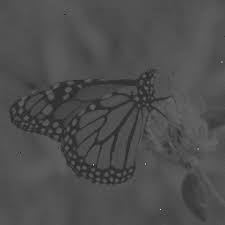
#> input picture Lab_2/Screenshots/Butterfly.jpeg, 225 x 225 px, found by its file name
$ python image_stretching_histogram.py
#> lines starting #> are read from the running program, lines starting #| are printed output that depends on the picture
# Image enhancement using contrast stretching and histograms of both original and stretched image

from PIL import Image
import numpy as np
import matplotlib.pyplot as plt

# Step 1: Load the color image
image = Image.open('Butterfly.jpeg')
#> image is the input picture: PIL image 225x225 RGB; min 34, max 216, mean 77.8
image_array = np.array(image)

# Step 2: Split the image into R, G, B channels
r, g, b = image_array[:,:,0], image_array[:,:,1], image_array[:,:,2]

# Step 3: Apply contrast stretching to each channel
def contrast_stretch(channel):
    min_val = np.min(channel)
#> min_val = 34
    max_val = np.max(channel)
#> max_val = 216
    stretched_channel = (channel - min_val) / (max_val - min_val) * 255
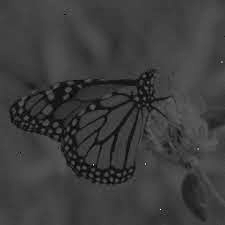
#> stretched_channel: shape (225, 225) float64; min 0, max 255, mean 61.4
    return stretched_channel.astype(np.uint8)


r_stretched = contrast_stretch(r)
g_stretched = contrast_stretch(g)
b_stretched = contrast_stretch(b)

# Print min and max values for debugging
print("Original R,G,B Channel - Min R: ", np.min(r), "Max R: ", np.max(r), "Min G: ", np.min(g), "Max G: ", np.max(g), "Min B: ", np.min(b), "Max B: ", np.max(b))
#| Original R,G,B Channel - Min R:  34 Max R:  216 Min G:  34 Max G:  216 Min B:  34 Max B:  216
print("Stretched R Channel - Min: ", np.min(r_stretched), "Max: ", np.max(r_stretched))
#| Stretched R Channel - Min:  0 Max:  255
print("Stretched G Channel - Min: ", np.min(g_stretched), "Max: ", np.max(g_stretched))
#| Stretched G Channel - Min:  0 Max:  255
print("Stretched B Channel - Min: ", np.min(b_stretched), "Max: ", np.max(b_stretched))
#| Stretched B Channel - Min:  0 Max:  255

# Step 4: Merge the stretched channels back together
stretched_image_array = np.stack((r_stretched, g_stretched, b_stretched), axis=2)
stretched_image = Image.fromarray(stretched_image_array)

# Step 5: Display the original and contrast-stretched images
plt.figure(figsize=(10, 5))

plt.subplot(1, 2, 1)
plt.title('Original Image')
plt.imshow(image_array)
plt.axis('off')

plt.subplot(1, 2, 2)
plt.title('Contrast-Stretched Image')
plt.imshow(stretched_image_array)
plt.axis('off')

plt.show()
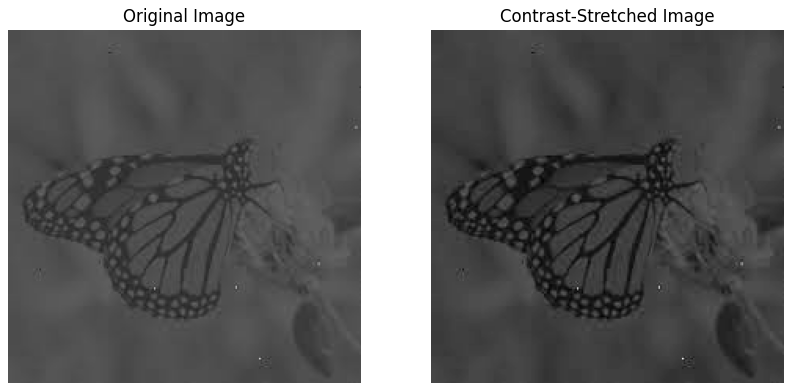
#> figure drawn by matplotlib, 2 panels

# Step 6: Save the contrast-stretched image
stretched_image.save('contrast_stretched_color_purple.jpeg')

# Plot image and histogram
def plot_image_and_histogram(image_array, title):

#> called with title = 'Original Image'
    all_pixels = image_array.ravel()

    plt.figure(figsize=(15, 6))

    # Display the image
    plt.subplot(1, 2, 1)
    plt.imshow(image_array)
    plt.title(title)
    plt.axis('off')

    # Plot the histogram of all pixel values
    plt.subplot(1, 2, 2)
    plt.hist(all_pixels, bins=256, color='gray', alpha=0.7)
    plt.title('Histogram')
    plt.xlabel('Pixel Value')
    plt.ylabel('Frequency')

    plt.tight_layout()
    plt.show()
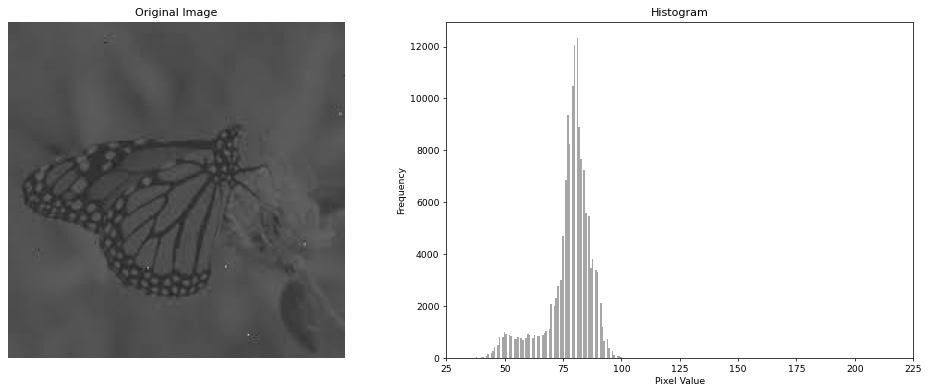
#> figure drawn by matplotlib, 2 panels; panel 2: tallest bar 12333 high, from x = 80.92 to 81.63

# Plot the original image and their histograms
plot_image_and_histogram(image_array, 'Original Image')

# Plot the contrast-stretched image and its histogram
plot_image_and_histogram(stretched_image_array, 'Contrast-Stretched Image')
#> call 2 of plot_image_and_histogram, with title = 'Contrast-Stretched Image'
#> in plot_image_and_histogram (call 2), `plt.show()`:
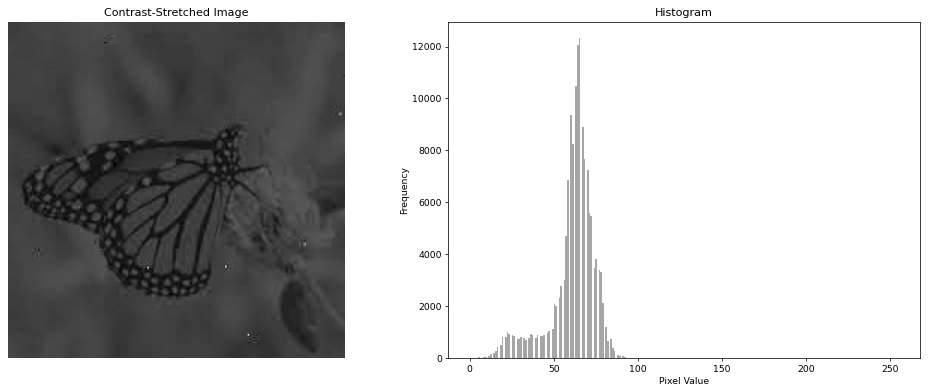
#> figure drawn by matplotlib, 2 panels; panel 2: tallest bar 12333 high, from x = 64.75 to 65.74
